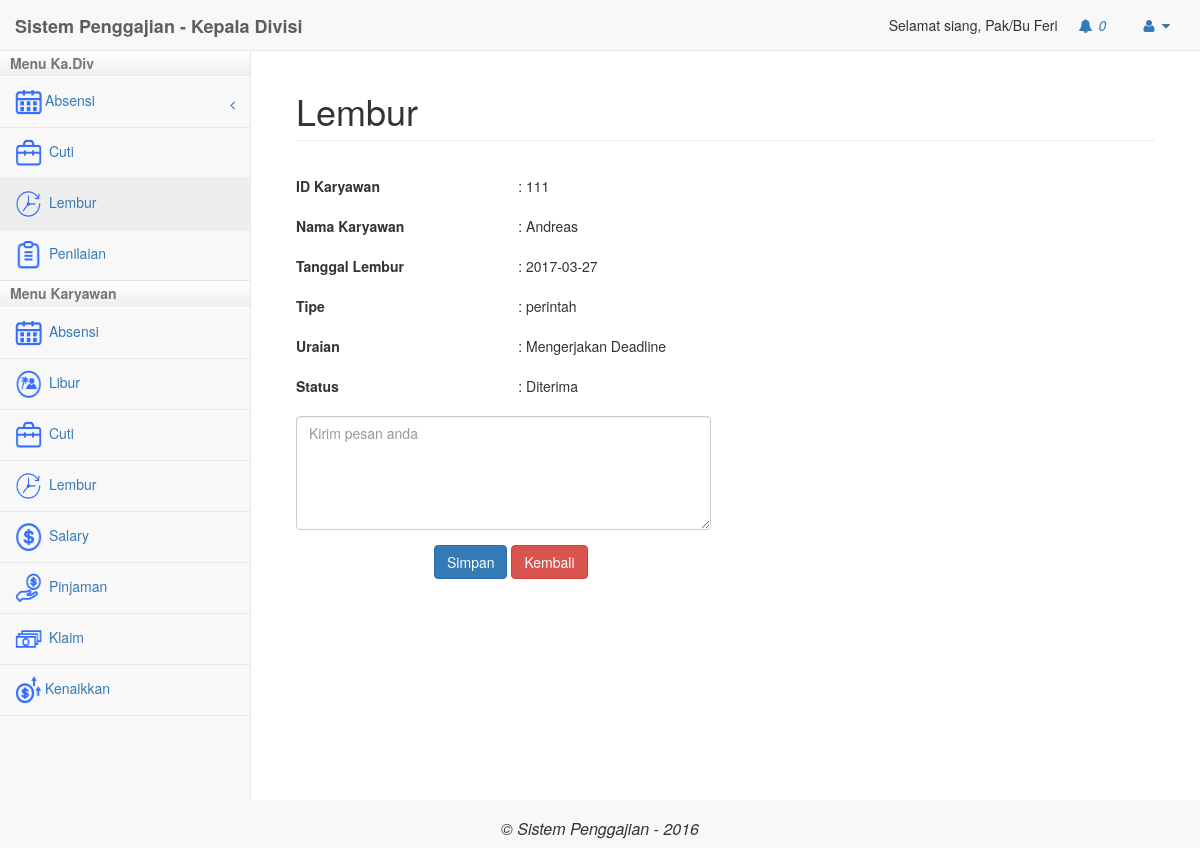
The app's page /kadiv/index.php?modul=lembur&act=detailLembur&id=1 (signed in) with its own data.
### tables this page shows
CREATE TABLE `user` (
  `Id_User` int(11) NOT NULL,
  `Email` varchar(50) NOT NULL,
  `Password` varchar(30) NOT NULL,
  `Tgl_Lahir` date NOT NULL,
  `Nama` text NOT NULL,
  `status` varchar(20) NOT NULL,
  `Tgl_Join` date NOT NULL,
  `Jabatan` varchar(20) NOT NULL,
  `id_divisi` int(11) NOT NULL,
  `no_rekening` varchar(20) NOT NULL,
  `cabang` varchar(50) NOT NULL,
  `Level` int(11) NOT NULL,
  `gaji_pokok` int(11) NOT NULL,
  `tipe` varchar(50) NOT NULL,
  `tanggungan` int(3) NOT NULL
);

CREATE TABLE `lembur` (
  `id` int(11) NOT NULL,
  `id_karyawan` int(11) NOT NULL,
  `id_divisi` int(11) NOT NULL,
  `cabang` varchar(50) NOT NULL,
  `level` int(2) NOT NULL,
  `tanggal` date NOT NULL,
  `periode` varchar(50) NOT NULL,
  `tipe` varchar(20) NOT NULL,
  `uraian` text NOT NULL,
  `status` varchar(20) NOT NULL
);

### kadiv/mod_lembur/detailLembur.php (the view)
<?php
	include '../config/koneksi.php';
	$id = $_GET['id'];
	$query = "SELECT * FROM lembur where id ='$id'";
		$hasil = mysqli_query($k, $query);
		$data = mysqli_fetch_array($hasil);
		$sql_karyawan = mysqli_query($k,"SELECT * FROM user WHERE Id_User = '$data[id_karyawan]'");
	$data_karyawan = mysqli_fetch_array($sql_karyawan);
?>
	<form method="POST" action="../controller/doInsertSalary.php" class="form-horizontal">
	<div class="form-group"><label class="col-sm-3">
	ID Karyawan</label> <div class="col-sm-3">: <?php echo $data['id_karyawan']; ?>
</div></div>
<div class="form-group"><label class="col-sm-3">
	Nama Karyawan</label> <div class="col-sm-3">: <?php echo $data_karyawan['Nama']; ?>
</div></div>
	<div class="form-group"><label class="col-sm-3">
		Tanggal Lembur</label> <div class="col-sm-3">: <?php echo $data['tanggal'] ?>
	</div></div>
	<div class="form-group"><label class="col-sm-3">
		Tipe</label> <div class="col-sm-3">: <?php echo $data['tipe'] ?>
	</div></div>
	<div class="form-group"><label class="col-sm-3">
		Uraian</label> <div class="col-sm-3">: <?php echo $data['uraian'] ?>
	</div></div>
	<div class="form-group"><label class="col-sm-3">
	Status</label> <div class="col-sm-3">
	<?php
			echo ": ".$data['status'];
	?>
	</div></div>
	<?php if($data['level'] >= 3){
  echo "<div class='form-group'>
	<div class='col-sm-6'>
		<textarea name='msg' placeholder='Kirim pesan anda' class='form-control' rows='5' style='max-width:100%;'></textarea>
	</div>
 </div>
<div style='text-align:center;' class='col-sm-6'><input type='submit' value='Simpan' class='btn btn-primary'>  <a class='btn btn-danger' onclick='javascript:history.back()'>Kembali</a></div>";
}else{
	echo "<div style='text-align:center;' class='col-sm-6'><a class='btn btn-danger' onclick='javascript:history.back()'>Kembali</a>";
}
?>
	</form>

### kadiv/index.php (shortened to what this page needs)
<?php
if(isset($_SESSION['login']) && $_SESSION['login'] == true){
	?>
	<?php
	require_once("../config/koneksi.php");
	$sql ="SELECT * FROM user WHERE Id_User=$_SESSION[id_karyawan]";
	$hasil2 = mysqli_query($k, $sql);
	$data_karyawan = mysqli_fetch_assoc($hasil2);
?>
<!DOCTYPE html>
<html lang="en">
<head>
    <link href="../libs/bower_components/bootstrap/dist/css/bootstrap.min.css" rel="stylesheet">
    <link href="../libs/bower_components/metisMenu/dist/metisMenu.min.css" rel="stylesheet">
    <link href="../libs/dist/css/sb-admin-2.css" rel="stylesheet">
    <link href="../libs/bower_components/font-awesome/css/font-awesome.min.css" rel="stylesheet" type="text/css">
<?php
	$id_karyawan = $_SESSION['id_karyawan'];
	if($data_karyawan['Level'] == 3 && $data_karyawan['id_divisi'] == 3){
		$sql_notifikasi1 = mysqli_query($k,"SELECT * FROM notifikasi WHERE divisi = '3' AND isRead = 'n'");
		$sql_notifikasi2 = mysqli_query($k,"SELECT * FROM notifikasi WHERE id_penerima = '$id_karyawan' AND isRead = 'n'");
	}elseif($data_karyawan['Level'] == 3 && $data_karyawan['id_divisi'] == 2){
		$sql_notifikasi1 = mysqli_query($k,"SELECT * FROM notifikasi WHERE divisi = '2' AND isRead = 'n'");
		$sql_notifikasi2 = mysqli_query($k,"SELECT * FROM notifikasi WHERE id_penerima = '$id_karyawan' AND isRead = 'n'");
	}elseif($data_karyawan['Level'] == 3){
		$sql_notifikasi1 = mysqli_query($k,"SELECT * FROM notifikasi WHERE divisi = '$data_karyawan[id_divisi]' AND isRead = 'n'");
		$sql_notifikasi2 = mysqli_query($k,"SELECT * FROM notifikasi WHERE id_penerima = '$id_karyawan' AND isRead = 'n'");
	}
?>
</head>
<body>
    <div id="wrapper">
        <nav class="navbar navbar-default navbar-static-top" role="navigation" style="margin-bottom: 0">
            <div class="navbar-header">
                <a class="navbar-brand" href="index.php"><b>Sistem Penggajian - Kepala Divisi</b></a>
            </div>
            <ul class="nav navbar-top-links navbar-right">
				<?php echo "Selamat siang, Pak/Bu ".$data_karyawan['Nama'];?>
                  <li class="dropdown" onclick="notif()">
                    <a class="dropdown-toggle" data-toggle="dropdown" href="#">
                        <i class="fa fa-bell fa-fw"></i>
							<i id="cekNotif"><?php echo mysqli_num_rows($sql_notifikasi1)+mysqli_num_rows($sql_notifikasi2); ?></i>
                    </a>
                </li>
                <li class="dropdown">
                    <a class="dropdown-toggle" data-toggle="dropdown" href="#">
                        <i class="fa fa-user fa-fw"></i>  <i class="fa fa-caret-down"></i>
                    </a>
                </li>
            </ul>
<div class="navbar-default sidebar" role="navigation">
                <div class="sidebar-nav navbar-collapse">
                    <div id="accordion">
					<h2>Menu Ka.Div</h2>
						<div class="isi">
						<ul class="nav" id="side-menu">
							<li>
								<a href="#"><span class="icon-navigasi"><img src="../libs/images/icon-absensi.png" class=""/></span><span class="fa arrow" style="top:11px;position:relative;"></span>Absensi</a>
							</li>
							<li>
								<a href="?modul=cuti"><span class="icon-navigasi"><img src="../libs/images/icon-cuti.png" class=""/></span></i> Cuti</a>
							</li>
							<li>
								<a href="?modul=lembur"><span class="icon-navigasi"><img src="../libs/images/icon-lembur.png" class=""/></span> Lembur</a>
							</li>
							<li>
								<a href="?modul=penilaian"><span class="icon-navigasi"><img src="../libs/images/icon-penilaian.png" class=""/></span> Penilaian</a>
							</li>
						</ul>
						</div>
					<h2>Menu Karyawan</h2>
						<div class="isi">
							<ul class="nav" id="side-menu">
								<li>
									<a href="?modul=karyawanAbsensi"><span class="icon-navigasi"><img src="../libs/images/icon-absensi.png" class=""/></span> Absensi</a>
								</li>
								<li>
									<a href="?modul=karyawanLibur"><span class="icon-navigasi"><img src="../libs/images/icon-libur.png" class=""/></span> Libur</a>
								</li>
								<li>
									<a href="?modul=karyawanCuti"><span class="icon-navigasi"><img src="../libs/images/icon-cuti.png" class=""/></span> Cuti</a>
								</li>
								<li>
									<a href="?modul=karyawanLembur"><span class="icon-navigasi"><img src="../libs/images/icon-lembur.png" class=""/></span> Lembur</a>
								</li>
								<li>
									<a href="?modul=karyawanSalary"><span class="icon-navigasi"><img src="../libs/images/icon-salary.png" class=""/></span> Salary</a>
								</li>
								<li>
									<a href="?modul=karyawanPinjaman"><span class="icon-navigasi"><img src="../libs/images/icon-loan.png" class=""/></span> Pinjaman</a>
								</li>
								<li>
									<a href="?modul=karyawanKlaim"><span class="icon-navigasi"><img src="../libs/images/icon-klaim.png" class=""/></span> Klaim</a>
								</li>
								<li>
									<a href="?modul=karyawanKenaikkan"><span class="icon-navigasi"><img src="../libs/images/icon-kenaikkan.png" class=""/></span>Kenaikkan </a>
								</li>
							</ul>
						</div>
					</div>
                </div>
            </div>
        </nav>
	<?php
	if(isset($_GET['modul'])){
		$modul = $_GET['modul'];
	}else{
		$modul="";
	}
?>
        <div id="page-wrapper">
            <div class="container-fluid">
               <div class="row">
                     <div class="col-lg-12">
                        <h1 class="page-header"><?php
							if($modul != ""){
								if($modul == "kenaikkan"){
									$judul = "Kenaikkan Gaji";
								}elseif($modul == "pinjaman"){
									$judul = "Pinjaman";
								}elseif($modul == "absensi"){
									$judul = "Absensi";
								}elseif($modul == "libur"){
									$judul = "Libur";
								}elseif($modul == "cuti"){
									$judul = "Cuti";
								}elseif($modul == "lembur"){
									$judul = "Lembur";
								}elseif($modul == "salary"){
									$judul = "Salary";
								}elseif($modul == "klaim"){
									$judul = "Klaim";
								}elseif($modul == "user"){
									$judul = "User";
								}elseif($modul == "penilaian"){
									$judul = "Penilaian";
								}elseif($modul == "karyawanPinjaman"){
									$judul = "Pinjaman - Karyawan";
								}elseif($modul == "karyawanKenaikkan"){
									$judul = "Kenaikkan Gaji - Karyawan";
								}elseif($modul == "karyawanKlaim"){
									$judul = "Klaim - Karyawan";
								}elseif($modul == "karyawanCuti"){
									$judul = "Cuti - Karyawan";
								}elseif($modul == "karyawanSalary"){
									$judul = "Salary - Karyawan";
								}elseif($modul == "karyawanLembur"){
									$judul = "Lembur - Karyawan";
								}elseif($modul == "karyawanLibur"){
									$judul = "Libur - Karyawan";
								}elseif($modul == "karyawanAbsensi"){
									$judul = "Absensi - Karyawan";
								}elseif($modul == "notifikasi"){
									$judul = "Notifikasi";
								}elseif($modul == "profile"){
									$judul = "User Profile";
								}elseif($modul == "uploadAbsensi"){
									$judul = "Upload File Absensi";
								}elseif($modul == "absensi"){
									$judul = "Absensi";
								}
							}else{
								$judul = "Dashboard";
								$modul = "dashboard";
							}
							echo $judul;
						?></h1>
                    </div>
				</div>
					<div class="row">
						<div class="panel-body">
<?php
switch($modul){
	?>
<?php
	case "lembur" :
		include "mod_lembur/lembur.php";
	break;
}
?>
                        </div>
                    </div>
            </div>
        </div>
			</div>
		<div class="navbar-header" style="width:100%">
            <h1 style="font-size: 16px; text-align: center;"><i>&copy; Sistem Penggajian - 2016</i> </h1>
        </div>
</body>
</html>
<?php
}
else{
	header("Location:../index.php");
}
?>

### kadiv/index.php (style rules this page uses)
#accordion h2 { cursor: pointer; font-size: 14px; background: -webkit-linear-gradient(bottom, #eee, #fff) !important; padding: 5px 10px; margin: 0; border-bottom: 1px solid #fff; font-weight:bold; color: #777; }
#accordion h2.active { background: -webkit-linear-gradient(bottom, #eee, #fff); }
.icon-navigasi img { width: 30px; height: 30px; padding-right:3px; }

### records on screen
user: Nama "Feri"
lembur: id_karyawan "111", tanggal "2017-03-27", tipe "perintah", uraian "Mengerjakan Deadline", status "Diterima"
user: Nama "Andreas"

### other values on screen
mysqli_num_rows($sql_notifikasi1)+mysqli_num_rows($sql_notifikasi2) "0"
$judul "Lembur"
